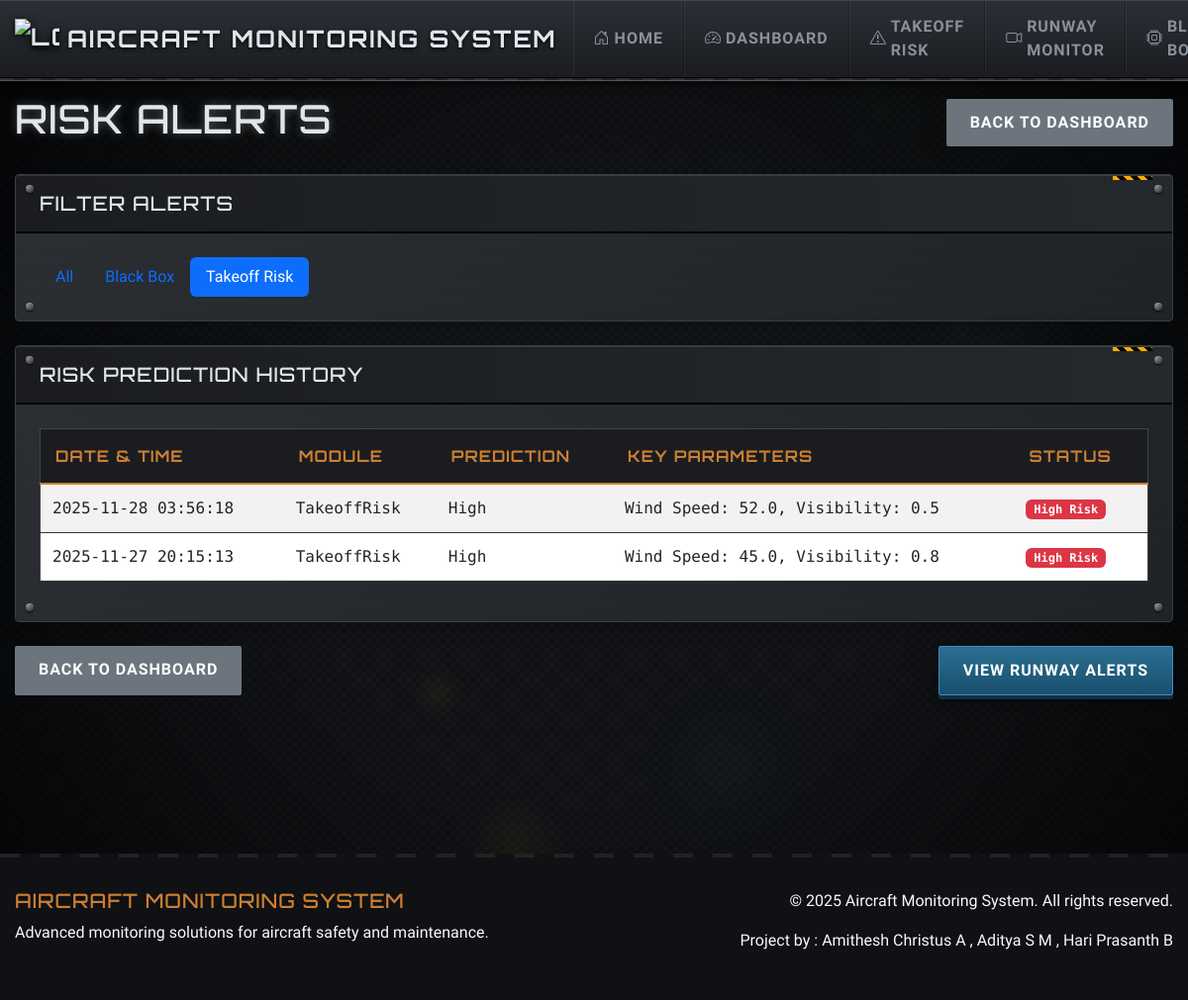
Page /risk_alerts?filter=takeoff (signed in) on the committed database.
### models.py (models this page shows, shortened)
class RiskAlert(db.Model):
    id = db.Column(db.Integer, primary_key=True)
    user_id = db.Column(db.Integer, db.ForeignKey('user.id'), nullable=False)
    module_type = db.Column(db.String(50), nullable=False)  # "BlackBox" or "TakeoffRisk"
    prediction_label = db.Column(db.String(100), nullable=False)
    features = db.Column(db.Text)  # JSON string of input features
    created_at = db.Column(db.DateTime, default=datetime.now)

### module3_routes.py (the view)
@module3_bp.route('/risk_alerts')
def risk_alerts():
    if 'user_id' not in session:
        flash('Please log in to access this module', 'warning')
        return redirect(url_for('auth.login'))
    user_id = session['user_id']
    filter_type = request.args.get('filter', 'all')
    if filter_type == 'blackbox':
        alerts = RiskAlert.query.filter_by(user_id=user_id, module_type='BlackBox').order_by(RiskAlert.created_at.desc()).all()
    elif filter_type == 'takeoff':
        alerts = RiskAlert.query.filter_by(user_id=user_id, module_type='TakeoffRisk').order_by(RiskAlert.created_at.desc()).all()
    else:
        alerts = RiskAlert.query.filter_by(user_id=user_id).order_by(RiskAlert.created_at.desc()).all()
    return render_template('risk_alerts.html', alerts=alerts, filter_type=filter_type)

### app.py (called while the page is built)
@app.template_filter('from_json')
def from_json(value):
    try:
        return json.loads(value)
    except (ValueError, TypeError):
        return {}

### templates/risk_alerts.html (shortened to what this page needs)
{% extends "base.html" %}
{% block content %}
<div class="d-flex justify-content-between align-items-center mb-4">
    <h1>Risk Alerts</h1>
    <a href="{{ url_for('auth.dashboard') }}" class="btn btn-secondary">Back to Dashboard</a>
</div>
<div class="card shadow mb-4">
    <div class="card-header bg-primary text-white">
        <h5 class="mb-0">Filter Alerts</h5>
    </div>
    <div class="card-body">
        <ul class="nav nav-pills">
            <li class="nav-item">
                <a class="nav-link {% if filter_type == 'all' %}active{% endif %}" href="{{ url_for('module3.risk_alerts', filter='all') }}">All</a>
            </li>
            <li class="nav-item">
                <a class="nav-link {% if filter_type == 'blackbox' %}active{% endif %}" href="{{ url_for('module3.risk_alerts', filter='blackbox') }}">Black Box</a>
            </li>
            <li class="nav-item">
                <a class="nav-link {% if filter_type == 'takeoff' %}active{% endif %}" href="{{ url_for('module3.risk_alerts', filter='takeoff') }}">Takeoff Risk</a>
            </li>
        </ul>
    </div>
</div>
<div class="card shadow">
    <div class="card-header bg-warning text-dark">
        <h5 class="mb-0">Risk Prediction History</h5>
    </div>
    <div class="card-body">
        {% if alerts %}
        <div class="table-responsive">
            <table class="table table-striped">
                <thead>
                    <tr>
                        <th>Date & Time</th>
                        <th>Module</th>
                        <th>Prediction</th>
                        <th>Key Parameters</th>
                        <th>Status</th>
                    </tr>
                </thead>
                <tbody>
                    {% for alert in alerts %}
                    <tr>
                        <td>{{ alert.created_at.strftime('%Y-%m-%d %H:%M:%S') }}</td>
                        <td>{{ alert.module_type }}</td>
                        <td>{{ alert.prediction_label }}</td>
                        <td>
                            {% set features = alert.features | from_json %}
                            {% if alert.module_type == 'BlackBox' %}
                            Engine RPM: {{ features.engine_rpm }}, Oil Pressure: {{ features.oil_pressure }}
                            {% else %}
                            Wind Speed: {{ features.wind_speed_kts }}, Visibility: {{ features.visibility_km }}
                            {% endif %}
                        </td>
                        <td>
                            {% if alert.prediction_label in ['High', 'Engine_Failure_Risk', 'Hydraulic_Failure_Risk', 'Electrical_Anomaly'] %}
                            <span class="badge bg-danger">High Risk</span>
                            {% elif alert.prediction_label in ['Medium', 'Sensor_Malfunction'] %}
                            <span class="badge bg-warning">Medium Risk</span>
                            {% else %}
                            <span class="badge bg-success">Low Risk</span>
                            {% endif %}
                        </td>
                    </tr>
                    {% endfor %}
                </tbody>
            </table>
        </div>
        {% endif %}
    </div>
</div>
<div class="row mt-4">
    <div class="col-12">
        <div class="d-flex justify-content-between">
            <a href="{{ url_for('auth.dashboard') }}" class="btn btn-secondary">Back to Dashboard</a>
            <a href="{{ url_for('module1.runway_alerts') }}" class="btn btn-primary">View Runway Alerts</a>
        </div>
    </div>
</div>
{% endblock %}

### rows in the picture
RiskAlert: created_at "2025-11-28 03:56:18", module_type "TakeoffRisk", prediction_label "High", wind_speed_kts "52.0", visibility_km "0.5", shows "High Risk"
RiskAlert: created_at "2025-11-27 20:15:13", module_type "TakeoffRisk", prediction_label "High", wind_speed_kts "45.0", visibility_km "0.8", shows "High Risk"
